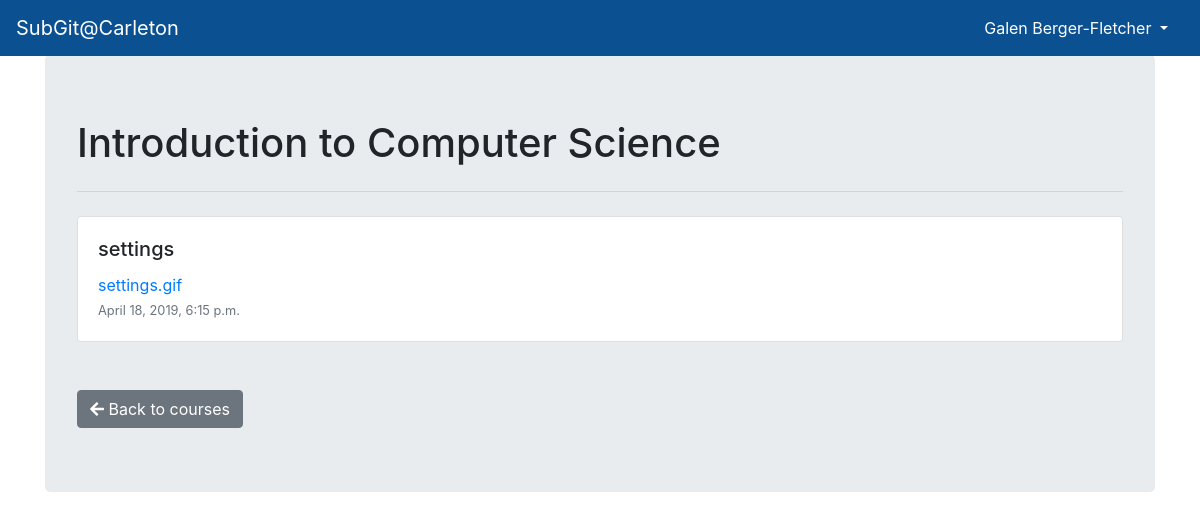
The page /history/cs111.00-f18 (signed in) on the database as committed earlier.
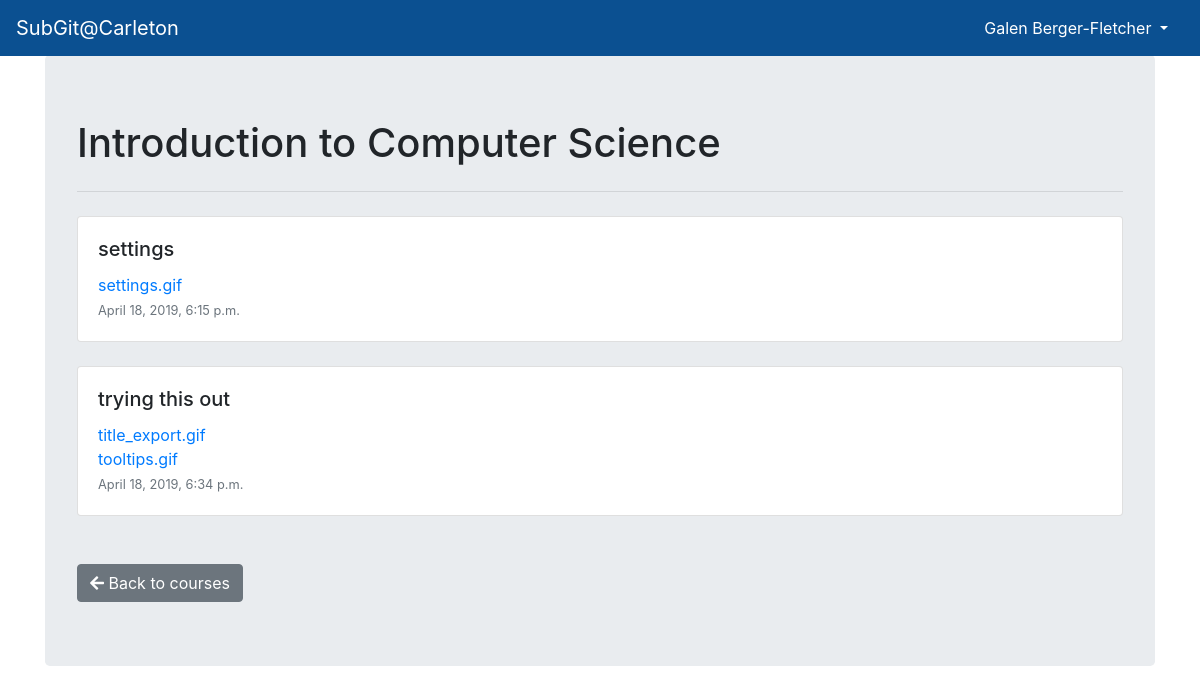
The same page on the database as committed later.
### upload/models.py (models this page shows)
class Course(models.Model):
    id = models.CharField(max_length=30, primary_key=True, unique=True)
    number = models.CharField(max_length=15, null=True, blank=True)
    section = models.CharField(max_length=3, null=True, blank=True)
    title = models.CharField(max_length=255, null=True, blank=True)
    prof = models.CharField(max_length=255, null=True, blank=True)

class Submission(models.Model):
    description = models.CharField(max_length=255, blank=True)
    submitted_at = models.DateTimeField(auto_now_add=True)

class File(models.Model):
    file = models.FileField(upload_to=content_file_name, null=False)
    student = models.ForeignKey(Student, on_delete=models.CASCADE)
    course = models.ForeignKey(Course, on_delete=models.CASCADE)
    submission = models.ForeignKey(Submission, on_delete=models.CASCADE, null=True)

### upload/views.py (the view)
# urls.py: path('history/<str:course_id>', views.history),
@login_required
def history(request, course_id):
    username = request.user.username
    files = File.objects.filter(submission__isnull=False, student__username=username, course__id=course_id)
    submissions = {}
    repo_name = "{}-{}".format(course_id, username)
    github_url = "https://github.com/{}/{}/blob/master/".format(config("GITHUB_ADMIN_USERNAME"), repo_name)
    for file in files:
        filename = file.file.name.split('/')[-1]
        url = github_url + filename
        if file.submission in submissions:
            submissions[file.submission].append((file, url, filename))
        else:
            submissions[file.submission] = [(file, url, filename)]
    return render(request, 'upload/history.html', {
        'submissions': submissions,
        'course': Course.objects.get(id=course_id),
    })

### upload/templates/upload/history.html
{% extends "upload/header.html" %}
{% block content %}
    <div class="jumbotron">
        <h1 class="display-5">{{ course.title }}</h1>
        <hr class="my-4">
        {% for submission, files in submissions.items %}
            <div class="card">
              <div class="card-body">
                <h5 class="card-title">{{ submission.description }}</h5>
                  {% for file, url, filename in files %}
                    <a href="{{ url }}">{{ filename }}</a><br>
                  {% endfor %}
                <small class="text-muted">{{ submission.submitted_at }}</small>
              </div>
            </div>
            <br>
        {% endfor %}
        <br>
    <a href="/courses" class="btn btn-secondary" role="button"><span class="fas fa-arrow-left"></span> Back to courses</a>
    </div>
{% endblock %}

### upload/templates/upload/header.html (shortened to what this page needs)
<!DOCTYPE html>
<html lang="en">
<head>
    {% load staticfiles %}
    <link rel="stylesheet" href="https://stackpath.bootstrapcdn.com/bootstrap/4.1.3/css/bootstrap.min.css">
    <link rel="stylesheet" href="https://use.fontawesome.com/releases/v5.8.1/css/all.css">
    <link rel="stylesheet" href="{% static 'css/subgit.css' %}">
</head>
<body class="body">
    <div class="container">
    <nav class="navbar navbar-dark fixed-top">
        <a class="navbar-brand" href="/">SubGit@Carleton</a>
        {% if user.username %}
        <li class="nav-item dropdown">
            <a class="nav-link dropdown-toggle show" href="#" id="navbarDropdownMenuLink" role="button" data-toggle="dropdown" aria-haspopup="true" aria-expanded="false">
              {{ user.first_name }} {{ user.last_name }}
            </a>
        </li>
        {% endif %}
    </nav>
    {% block content %}
    {% endblock %}
    </div>
    {% load tz_detect %}
</body>
</html>

### upload/static/css/subgit.css (style rules this page uses)
body > .container { padding-top: 55px }
.navbar { background-color: #0b5091; }
.dropdown { list-style-type: none; }
#navbarDropdownMenuLink { color: white; }

Rows that differ between the two databases and show on the page:
added Submission: description "trying this out", submitted_at "April 18, 2019, 6:34 p.m."
added File: filename "title_export.gif", shown under "trying this out"
added File: filename "tooltips.gif", shown under "trying this out"
